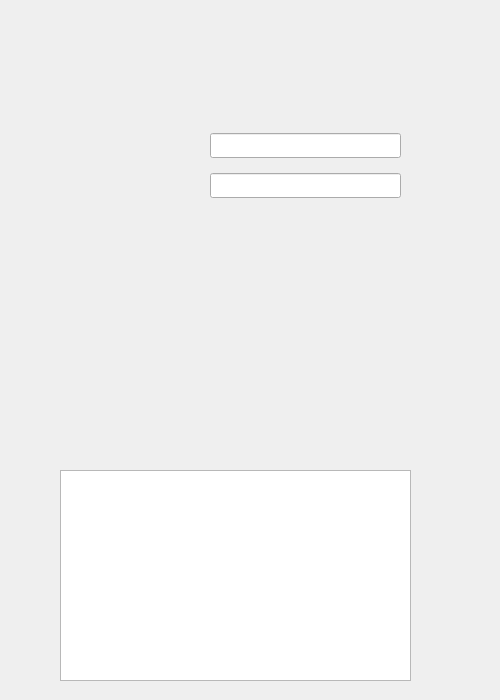
<?xml version="1.0" encoding="UTF-8"?>
<ui version="4.0">
 <class>PkGameDlg</class>
 <widget class="QDialog" name="PkGameDlg">
  <property name="geometry">
   <rect>
    <x>0</x>
    <y>0</y>
    <width>500</width>
    <height>700</height>
   </rect>
  </property>
  <property name="windowTitle">
   <string>Dialog</string>
  </property>
  <widget class="QLineEdit" name="lineEdit">
   <property name="geometry">
    <rect>
     <x>210</x>
     <y>133</y>
     <width>191</width>
     <height>25</height>
    </rect>
   </property>
  </widget>
  <widget class="QLineEdit" name="lineEdit_2">
   <property name="geometry">
    <rect>
     <x>210</x>
     <y>173</y>
     <width>191</width>
     <height>25</height>
    </rect>
   </property>
  </widget>
  <widget class="QPushButton" name="pushButton">
   <property name="geometry">
    <rect>
     <x>120</x>
     <y>300</y>
     <width>241</width>
     <height>61</height>
    </rect>
   </property>
   <property name="styleSheet">
    <string notr="true">BackGround:Transparent</string>
   </property>
   <property name="text">
    <string/>
   </property>
   <property name="flat">
    <bool>true</bool>
   </property>
  </widget>
  <widget class="QTextEdit" name="textEdit">
   <property name="geometry">
    <rect>
     <x>60</x>
     <y>470</y>
     <width>351</width>
     <height>211</height>
    </rect>
   </property>
  </widget>
 </widget>
 <resources/>
 <connections/>
</ui>
